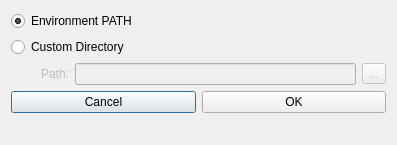
<?xml version="1.0" encoding="UTF-8"?>
<ui version="4.0">
 <class>SolarusDirectoryDialog</class>
 <widget class="QDialog" name="SolarusDirectoryDialog">
  <property name="geometry">
   <rect>
    <x>0</x>
    <y>0</y>
    <width>397</width>
    <height>145</height>
   </rect>
  </property>
  <property name="minimumSize">
   <size>
    <width>397</width>
    <height>145</height>
   </size>
  </property>
  <property name="maximumSize">
   <size>
    <width>397</width>
    <height>145</height>
   </size>
  </property>
  <property name="windowTitle">
   <string>Dialog</string>
  </property>
  <layout class="QFormLayout" name="formLayout">
   <item row="0" column="0" colspan="2">
    <layout class="QVBoxLayout" name="verticalLayout_2">
     <item>
      <layout class="QVBoxLayout" name="verticalLayout">
       <item>
        <widget class="QRadioButton" name="environmentPATHButton">
         <property name="text">
          <string>Environment PATH</string>
         </property>
         <property name="checked">
          <bool>true</bool>
         </property>
        </widget>
       </item>
       <item>
        <widget class="QRadioButton" name="customDirectoryButton">
         <property name="text">
          <string>Custom Directory</string>
         </property>
        </widget>
       </item>
       <item>
        <layout class="QHBoxLayout" name="horizontalLayout">
         <item>
          <spacer name="horizontalSpacer">
           <property name="orientation">
            <enum>Qt::Horizontal</enum>
           </property>
           <property name="sizeType">
            <enum>QSizePolicy::Minimum</enum>
           </property>
           <property name="sizeHint" stdset="0">
            <size>
             <width>30</width>
             <height>20</height>
            </size>
           </property>
          </spacer>
         </item>
         <item>
          <widget class="QLabel" name="label">
           <property name="enabled">
            <bool>false</bool>
           </property>
           <property name="text">
            <string>Path:</string>
           </property>
          </widget>
         </item>
         <item>
          <widget class="QLineEdit" name="pathEdit">
           <property name="enabled">
            <bool>false</bool>
           </property>
          </widget>
         </item>
         <item>
          <widget class="QToolButton" name="browseButton">
           <property name="enabled">
            <bool>false</bool>
           </property>
           <property name="text">
            <string>...</string>
           </property>
          </widget>
         </item>
        </layout>
       </item>
      </layout>
     </item>
     <item>
      <layout class="QHBoxLayout" name="horizontalLayout_2">
       <item>
        <widget class="QPushButton" name="cancelButton">
         <property name="text">
          <string>Cancel</string>
         </property>
        </widget>
       </item>
       <item>
        <widget class="QPushButton" name="OKButton">
         <property name="text">
          <string>OK</string>
         </property>
        </widget>
       </item>
      </layout>
     </item>
    </layout>
   </item>
  </layout>
 </widget>
 <resources/>
 <connections/>
</ui>
